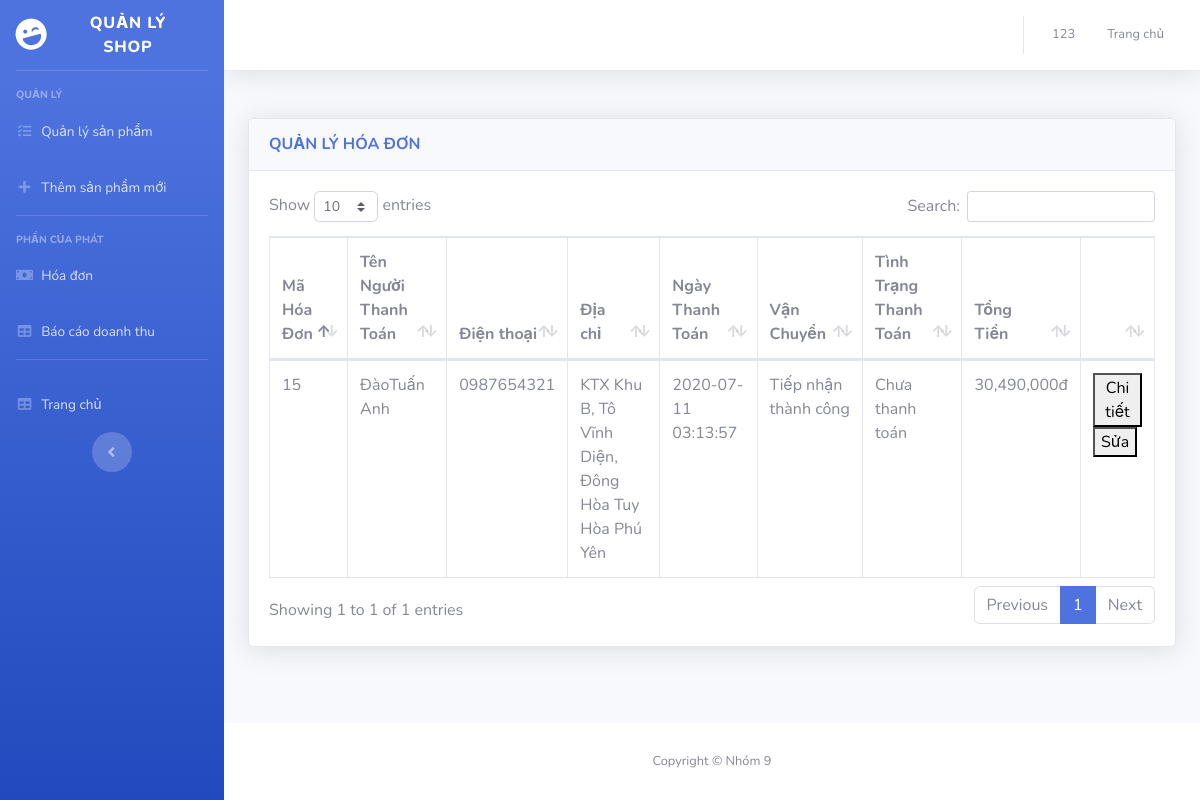
/admin/quan-ly-hoa-don/index.php (signed in), run on the app's committed database.
### tables this page shows
CREATE TABLE IF NOT EXISTS `bill` (
  `bill_id` int(11) NOT NULL AUTO_INCREMENT,
  `user_id` int(11) NOT NULL,
  `date` datetime DEFAULT NULL,
  `status` text DEFAULT NULL,
  `pay` text DEFAULT NULL,
  `total` int(11) NOT NULL,
  `phone` char(11) NOT NULL,
  `province` varchar(30) NOT NULL,
  `district` varchar(30) NOT NULL,
  `address` varchar(255) NOT NULL,
  `receiver` varchar(100) NOT NULL,
  PRIMARY KEY (`bill_id`)
);

### admin/quan-ly-hoa-don/fetch.php (the view, shortened to what this page needs)
<?php
$host = 'localhost';
$user = 'root';
$password = '';
$database = "tymobile";
$conn = mysqli_connect($host, $user, $password, $database);
mysqli_set_charset($conn, 'utf8');
$sql = "SELECT `bill_id`,`receiver`,`phone`,`address`,`district`,`province`,`date`,`total`,`status`,`pay` FROM `bill`";
$statement = $conn->prepare($sql);
$statement->execute();
$result=$statement->get_result();
  while($row = $result->fetch_assoc()) {
    echo '<tr id="'.$row["bill_id"].'"><td>' . $row["bill_id"] . "</td>" .
    "<td>".$row["receiver"]."</td>".
    "<td>".$row["phone"]."</td>".
    "<td>".$row["address"]." ".$row["district"]." ".$row["province"]."</td>".
    "<td>".$row["date"]."</td>".
    "<td>".$row["status"]."</td>".
    "<td>".$row["pay"]."</td>".
    "<td>".number_format($row["total"])."đ</td>".
    '<td><button type="button" onclick="bill_detail('.$row["bill_id"].')" data-toggle="modal" data-target="#modal_bill_detail">Chi tiết</button>'.
    '<button id="btn_change" type="button" onclick="bill_change('.$row["bill_id"].')" data-toggle="modal" data-target="#modal_bill_change">Sửa</button></td></tr>';
}
?>

### data on the page
bill: bill_id "15", receiver "ĐàoTuấn Anh", phone "0987654321", address "KTX Khu B, Tô Vĩnh Diện, Đông Hòa", district "Tuy Hòa", province "Phú Yên", date "2020-07-11 03:13:57", status "Tiếp nhận thành công", pay "Chưa thanh toán", total "30,490,000"

### other printed values
$username "123"
